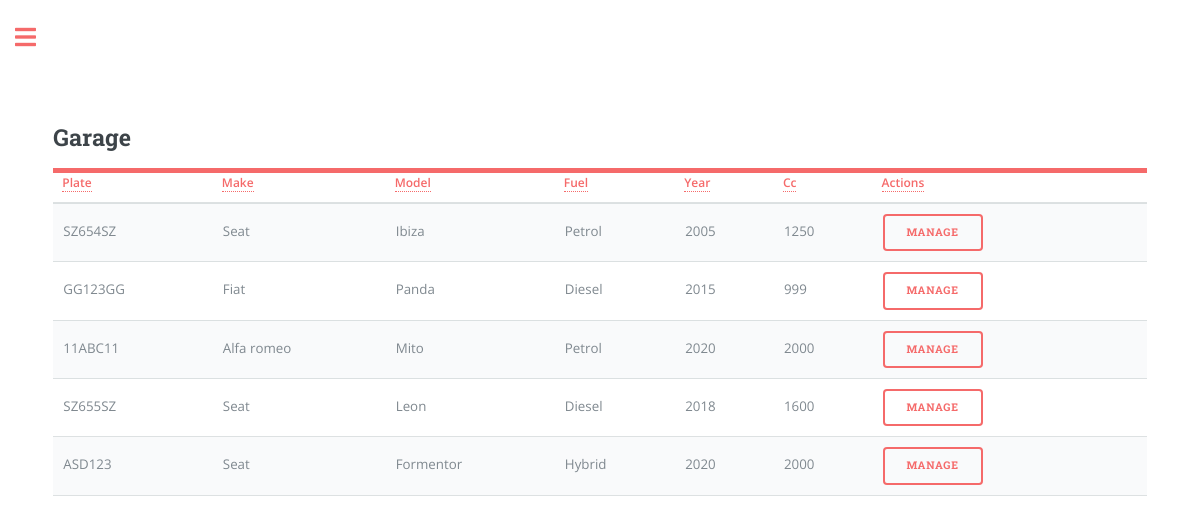
The page /garage_view (signed in) on the database as committed earlier.
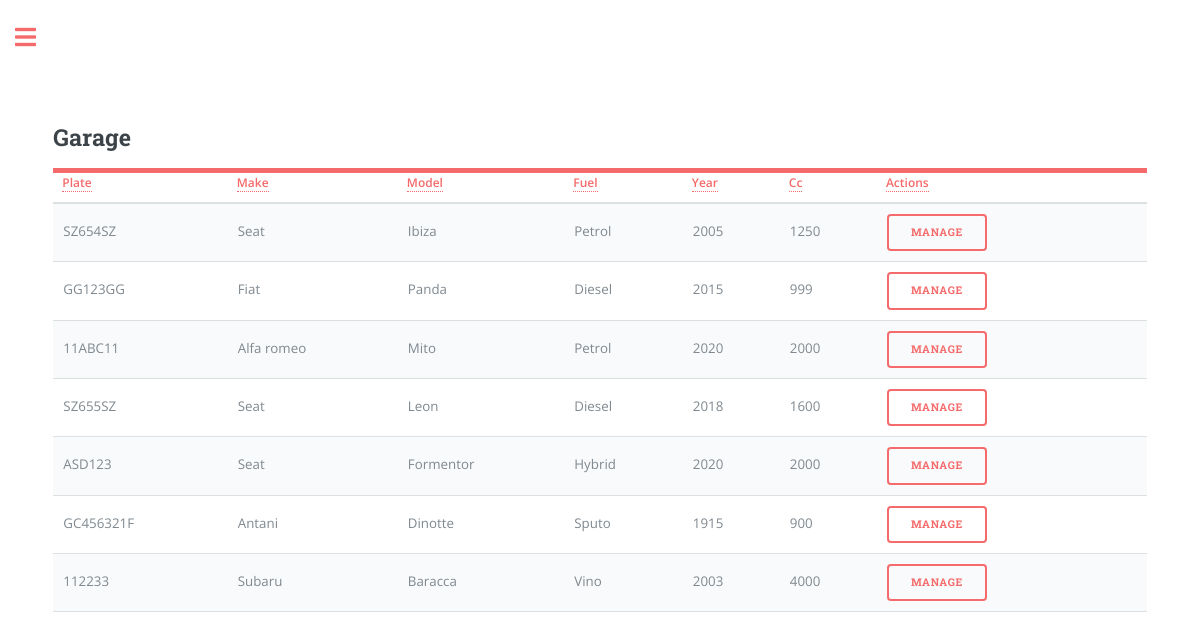
The same page on the database as committed later.
### app/models.py (models this page shows, shortened)
class Car(db.Model):
    plate = db.Column(db.String(8), primary_key=True, index=True, unique=True)
    make = db.Column(db.String(15), index=True)
    model = db.Column(db.String(15), index=True)
    fuel = db.Column(db.String(8), index=True)
    year = db.Column(db.Integer, index=True)
    cc = db.Column(db.Integer, index=True)
    user_id = db.Column(db.Integer, db.ForeignKey('user.id'))
    days = db.Column(db.Integer, default=0, index=True)
    money = db.Column(db.Integer, default=0, index=True) # Referred as 'revenue'
    car_cost = db.Column(db.Integer, default=0, index=True)
    insurance_cost = db.Column(db.Float, default=0, index=True)
    insurance_expiry_date = db.Column(db.DateTime)
    mot_cost = db.Column(db.Float, default=0, index=True)
    mot_expiry_date = db.Column(db.DateTime)
    road_tax_cost = db.Column(db.Float, default=0, index=True)
    road_tax_expiry_date = db.Column(db.DateTime)
    renewal = db.relationship('Renewal', backref='car', lazy='dynamic')

### app/routes.py (the view)
@app.route('/garage_view', methods=['GET', 'POST'])
@login_required
def garage_view():
    user_cars = current_user.garage.all()
    return render_template('garage_view.html', title='Garage',
                           page="garage_view", user_cars=user_cars, user_name=current_user.username if current_user.is_authenticated else None)

### app/models.py (called while the page is built)
@login.user_loader
def load_user(id):
    return User.query.get(int(id))

### app/templates/garage_view.html (shortened to what this page needs)
{% extends "index.html" %}
{% block content %}
<head>
</head>
<form action="{{ url_for('garage_car') }}" method="POST">
<header id="header">
  <h2>Garage</h2>
</header>
<table class="table" id="carTable">
    <thead>
      <tr>
        <th scope="col"><a href="#" class="sort-link" data-sort="plate">Plate</a></th>
        <th scope="col"><a href="#" class="sort-link" data-sort="make">Make</a></th>
        <th scope="col"><a href="#" class="sort-link" data-sort="model">Model</a></th>
        <th scope="col"><a href="#" class="sort-link" data-sort="fuel">Fuel</a></th>
        <th scope="col"><a href="#" class="sort-link" data-sort="year">Year</a></th>
        <th scope="col"><a href="#" class="sort-link" data-sort="cc">Cc</a></th>
        <th scope="col"><a href="#" class="sort-link" data-sort="cc">Actions</a></th>
      </tr>
    </thead>
    <tbody>
      {% for car in user_cars %}
      <tr>
          <td data-sort="plate">{{ car.plate }}</td>
          <td data-sort="make">{{ car.make }}</td>
          <td data-sort="model">{{ car.model }}</td>
          <td data-sort="fuel">{{ car.fuel }}</td>
          <td data-sort="year">{{ car.year }}</td>
          <td data-sort="cc">{{ car.cc }}</td>
          <td>
            <button type="submit" class="btn btn-danger" name="garage_car" value="{{ car.plate }}">Manage</button>
        </td>
        <td>
      </tr>
      {% endfor %}
  </tbody>
</table>
</form>
{% endblock %}

Rows that differ between the two databases and show on the page:
added Car: plate "GC456321F", make "Antani", model "Dinotte", fuel "Sputo", year "1915", cc "900"
added Car: plate "112233", make "Subaru", model "Baracca", fuel "Vino", year "2003", cc "4000"
